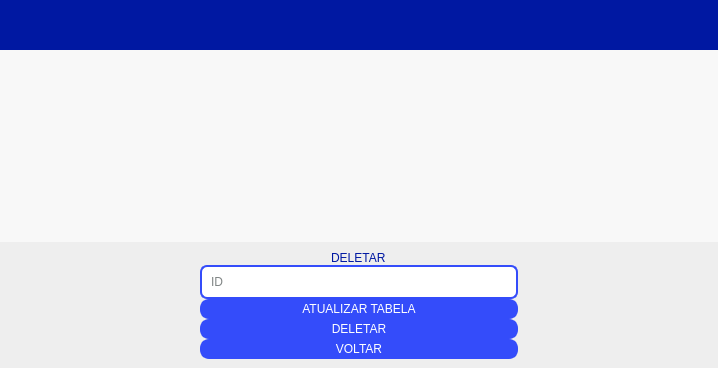
         <widget class="QWidget" name="p_2_del">
          <property name="styleSheet">
           <string notr="true">background-color: rgb(248, 248, 248);</string>
          </property>
          <layout class="QVBoxLayout" name="verticalLayout_18">
           <property name="spacing">
            <number>0</number>
           </property>
           <property name="leftMargin">
            <number>0</number>
           </property>
           <property name="topMargin">
            <number>0</number>
           </property>
           <property name="rightMargin">
            <number>0</number>
           </property>
           <property name="bottomMargin">
            <number>0</number>
           </property>
           <item>
            <widget class="QFrame" name="frame_13">
             <property name="frameShape">
              <enum>QFrame::NoFrame</enum>
             </property>
             <property name="frameShadow">
              <enum>QFrame::Raised</enum>
             </property>
             <layout class="QVBoxLayout" name="verticalLayout_19">
              <property name="spacing">
               <number>0</number>
              </property>
              <property name="leftMargin">
               <number>0</number>
              </property>
              <property name="topMargin">
               <number>0</number>
              </property>
              <property name="rightMargin">
               <number>0</number>
              </property>
              <property name="bottomMargin">
               <number>0</number>
              </property>
              <item>
               <widget class="QFrame" name="frame_14">
                <property name="minimumSize">
                 <size>
                  <width>0</width>
                  <height>50</height>
                 </size>
                </property>
                <property name="maximumSize">
                 <size>
                  <width>16777215</width>
                  <height>60</height>
                 </size>
                </property>
                <property name="styleSheet">
                 <string notr="true">background-color: rgb(0, 24, 162);
</string>
                </property>
                <property name="frameShape">
                 <enum>QFrame::NoFrame</enum>
                </property>
                <property name="frameShadow">
                 <enum>QFrame::Raised</enum>
                </property>
               </widget>
              </item>
              <item>
               <widget class="QTableWidget" name="tabela_deletar">
                <property name="maximumSize">
                 <size>
                  <width>16777215</width>
                  <height>200</height>
                 </size>
                </property>
                <property name="styleSheet">
                 <string notr="true">background-color: rgb(248, 248, 248);</string>
                </property>
                <property name="frameShape">
                 <enum>QFrame::NoFrame</enum>
                </property>
                <property name="verticalScrollBarPolicy">
                 <enum>Qt::ScrollBarAsNeeded</enum>
                </property>
                <property name="alternatingRowColors">
                 <bool>true</bool>
                </property>
                <property name="gridStyle">
                 <enum>Qt::CustomDashLine</enum>
                </property>
                <property name="sortingEnabled">
                 <bool>false</bool>
                </property>
                <property name="wordWrap">
                 <bool>true</bool>
                </property>
                <attribute name="horizontalHeaderCascadingSectionResizes">
                 <bool>false</bool>
                </attribute>
                <attribute name="horizontalHeaderMinimumSectionSize">
                 <number>20</number>
                </attribute>
               </widget>
              </item>
              <item>
               <widget class="QFrame" name="frame_15">
                <property name="styleSheet">
                 <string notr="true">background-color: rgb(238, 238, 238);</string>
                </property>
                <property name="frameShape">
                 <enum>QFrame::NoFrame</enum>
                </property>
                <property name="frameShadow">
                 <enum>QFrame::Raised</enum>
                </property>
                <layout class="QVBoxLayout" name="verticalLayout_20">
                 <property name="spacing">
                  <number>0</number>
                 </property>
                 <property name="leftMargin">
                  <number>200</number>
                 </property>
                 <property name="topMargin">
                  <number>9</number>
                 </property>
                 <property name="rightMargin">
                  <number>200</number>
                 </property>
                 <property name="bottomMargin">
                  <number>9</number>
                 </property>
                 <item alignment="Qt::AlignHCenter">
                  <widget class="QLabel" name="label_5">
                   <property name="maximumSize">
                    <size>
                     <width>150</width>
                     <height>30</height>
                    </size>
                   </property>
                   <property name="whatsThis">
                    <string>&lt;html&gt;&lt;head/&gt;&lt;body&gt;&lt;p align=&quot;center&quot;&gt;DELETAR&lt;/p&gt;&lt;/body&gt;&lt;/html&gt;</string>
                   </property>
                   <property name="styleSheet">
                    <string notr="true">font: 20pt &quot;Franklin Gothic Medium&quot;;
color: rgb(0, 24, 162);</string>
                   </property>
                   <property name="text">
                    <string>DELETAR</string>
                   </property>
                  </widget>
                 </item>
                 <item>
                  <widget class="QLineEdit" name="lineEdit_8">
                   <property name="styleSheet">
                    <string notr="true">QLineEdit {
	width: 300px;
	background-color: white;
	color: rgb(0,10,10);
	border-radius: 7px;  border: 2px solid  rgb(52, 76, 250);
	padding: 7px
}</string>
                   </property>
                   <property name="placeholderText">
                    <string>ID</string>
                   </property>
                  </widget>
                 </item>
                 <item>
                  <widget class="QPushButton" name="pushButton_19">
                   <property name="maximumSize">
                    <size>
                     <width>16777215</width>
                     <height>50</height>
                    </size>
                   </property>
                   <property name="styleSheet">
                    <string notr="true">QPushButton {
	color: white;
	background-color: rgb(52, 76, 250);
	border-radius: 9px; border: 3px solid  rgb(52, 76, 250);
}

QPushButton:hover {
	background-color: rgb(32, 48, 168);
border-radius: 9px; border: 3px solid  rgb(32, 48, 168);
}</string>
                   </property>
                   <property name="text">
                    <string>ATUALIZAR TABELA</string>
                   </property>
                  </widget>
                 </item>
                 <item>
                  <widget class="QPushButton" name="pushButton_17">
                   <property name="maximumSize">
                    <size>
                     <width>16777215</width>
                     <height>50</height>
                    </size>
                   </property>
                   <property name="styleSheet">
                    <string notr="true">QPushButton {
	color: white;
	background-color: rgb(52, 76, 250);
	border-radius: 9px; border: 3px solid  rgb(52, 76, 250);
}

QPushButton:hover {
	background-color: rgb(32, 48, 168);
border-radius: 9px; border: 3px solid  rgb(32, 48, 168);
}</string>
                   </property>
                   <property name="text">
                    <string>DELETAR</string>
                   </property>
                  </widget>
                 </item>
                 <item>
                  <widget class="QPushButton" name="pushButton_18">
                   <property name="maximumSize">
                    <size>
                     <width>16777215</width>
                     <height>50</height>
                    </size>
                   </property>
                   <property name="styleSheet">
                    <string notr="true">QPushButton {
	color: white;
	background-color: rgb(52, 76, 250);
	border-radius: 9px; border: 3px solid  rgb(52, 76, 250);
}

QPushButton:hover {
	background-color: rgb(32, 48, 168);
border-radius: 9px; border: 3px solid  rgb(32, 48, 168);
}</string>
                   </property>
                   <property name="text">
                    <string>VOLTAR</string>
                   </property>
                  </widget>
                 </item>
                </layout>
               </widget>
              </item>
             </layout>
            </widget>
           </item>
          </layout>
         </widget>
